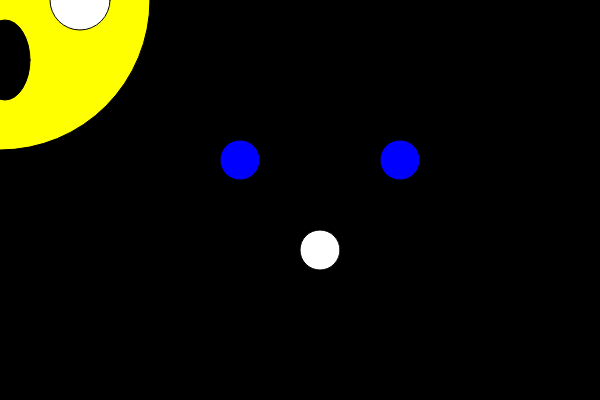
Frame 1 (no input)
Frame 60 (no input): identical to frame 1, image omitted
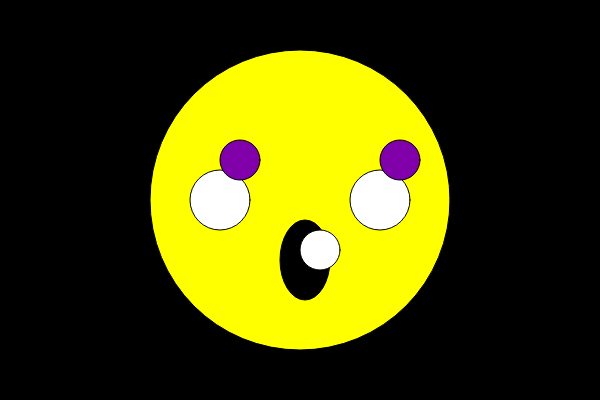
Frame 120 (the mouse pressed at the canvas centre since frame 60)

The p5.js sketch that drew these frames (run headless with seeded random() and noise() and a simulated clock; from frame 60 on, the mouse is pressed at the canvas centre):

// p5.js sketch
// ── sketch.js
var r = 0;
var b = 255;
var eye = 60;


function setup() {
	createCanvas(600, 400);
}

function draw() {
	//background
	//r = map(mouseX, 0, 600, 0, 255);
	//b = map(mouseY, 0, 600, 255, 0);
    
    var x = pmouseX;
    var y = pmouseY;

	background('black');

	//Face
	r = map(mouseX, 0, 600, 0, 255);
	b = map(mouseY, 0, 600, 255, 0);

	fill('yellow');
	ellipse(x, y, 300);
	
	//Right eye
	fill('white');
	ellipse(x + 80, y, eye);
	//right iris
	fill(r, 0, b);
	ellipse(400, 160, 40);

	//Left eye
	fill('white');
	ellipse(x - 80, y, eye);
	//left iris
	fill(r, 0, b);
	ellipse(240, 160, 40);
	//mouth
	fill('black');
	ellipse(x + 5, y + 60, 50, 80);

	//tongue
	fill('white');
	ellipse(320, 250, 40, 40);
    
}
